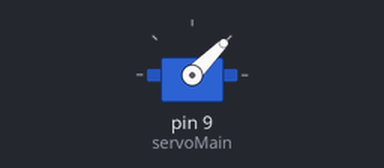
The sketch below on a simulated Arduino Uno, built with avr-gcc and run on an emulated ATmega328P. Shown: servo.

Above: at 0.05 s.
At 1.55 s:
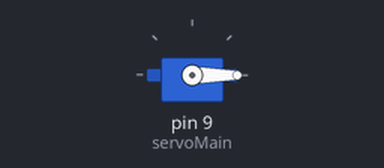
At 3.05 s:
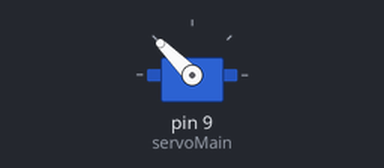
At 6.0 s:
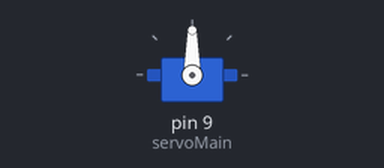
Timing chart, 0 to 7.8 s (numbered marks = the images above):
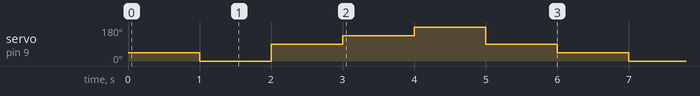

Measured:
- by itself, servo on pin 9 (servoMain): repeats every 6.0 s: 90° 1.0 s, 135° 1.0 s, 180° 1.0 s, 90° 1.0 s, 45° 1.0 s, 0° 1.0 s

The sketch:

servo_direction1.ino
```cpp
// C++ code
//

#include <Servo.h>
 Servo servoMain; // define our serve

void setup()
{
 servoMain.attach(9); //servo on digital pin 9
}

void loop()
{

  servoMain.write(45); //left 45 degree
  delay(1000);
  servoMain.write(0); //left to 0 degree
  delay(1000);
  servoMain.write(90); //back to center position 90 degree
  delay(1000);
  servoMain.write(135); //right to 135 degree
  delay(1000);
  servoMain.write(180); //right to 180 degree
  delay(1000);
  servoMain.write(90);  //back to center position 90 degree
  delay(1000);

}
```
